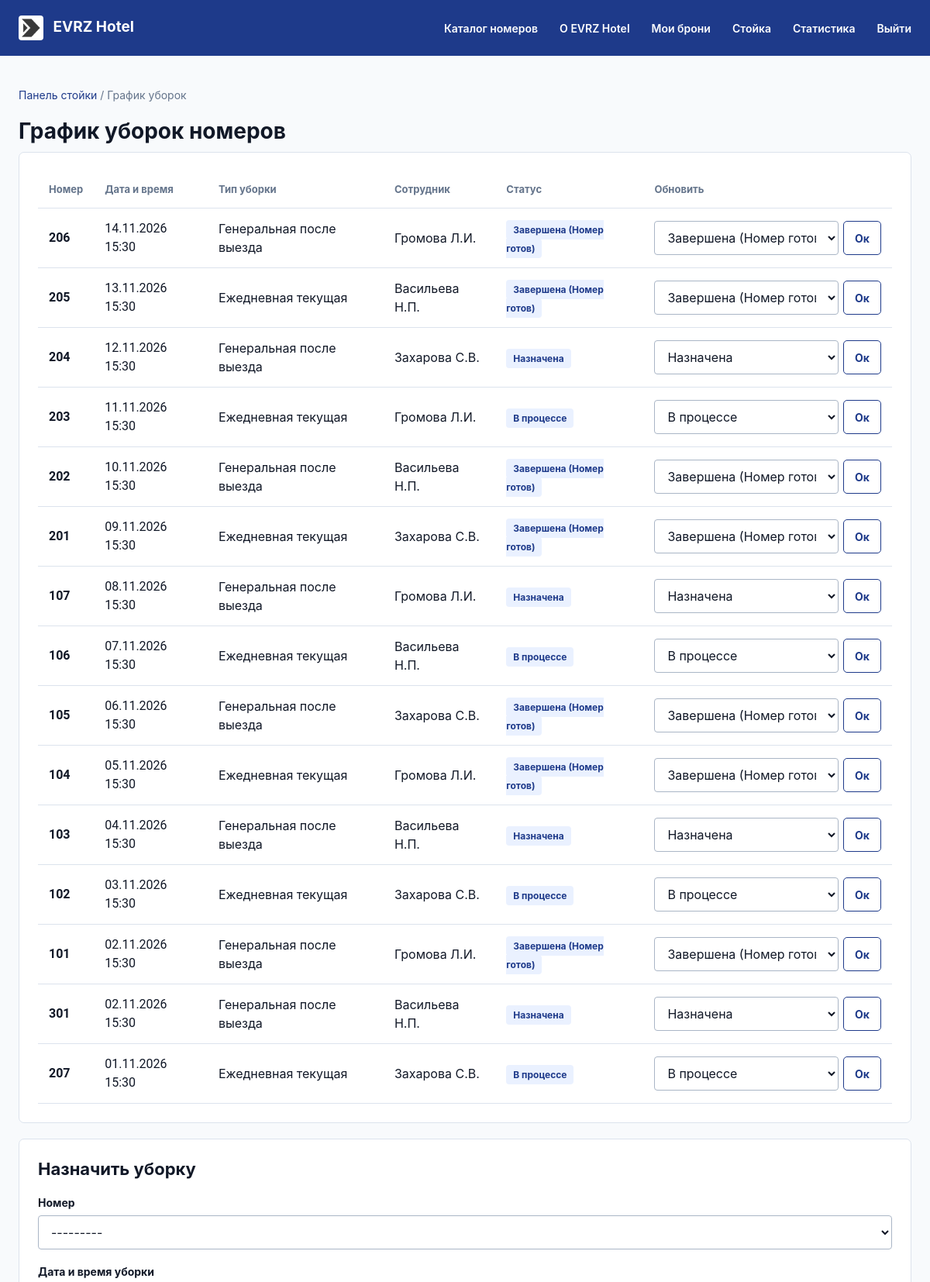
The app's page /staff/cleaning/ (signed in, upper part), older data.
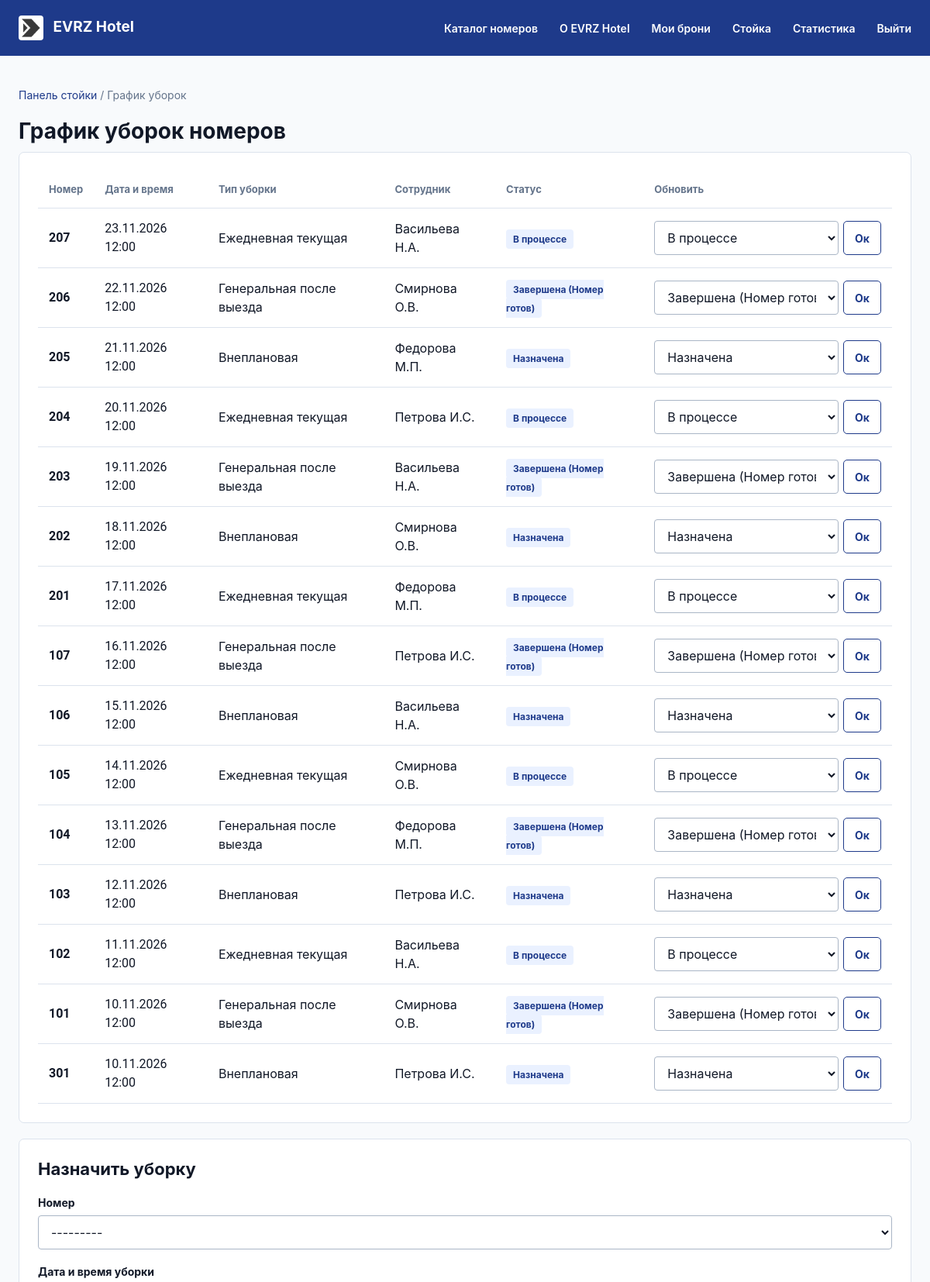
The same page, newer data.
### hotel/models.py (models this page shows, shortened)
class Cleaning(models.Model):
    TYPE_CHOICES = [
        ("checkout", "Генеральная после выезда"),
        ("daily", "Ежедневная текущая"),
        ("extra", "Внеплановая"),
    ]
    STATUS_CHOICES = [
        ("scheduled", "Назначена"),
        ("in_progress", "В процессе"),
        ("completed", "Завершена (Номер готов)"),
    ]
    room = models.ForeignKey(Room, on_delete=models.CASCADE, related_name='cleanings', verbose_name='Номер')
    scheduled_date = models.DateTimeField(verbose_name='Дата и время уборки')
    cleaning_type = models.CharField(max_length=20, choices=TYPE_CHOICES, default='checkout', verbose_name='Тип уборки')
    assigned_staff = models.CharField(max_length=120, verbose_name='ФИО горничной')
    status = models.CharField(max_length=20, choices=STATUS_CHOICES, default='scheduled', verbose_name='Статус уборки')
    notes = models.CharField(max_length=255, blank=True, verbose_name='Примечание по комнате')
    class Meta:
        verbose_name = "Уборка номера"
        verbose_name_plural = "График уборок"
        ordering = ["-scheduled_date"]

class Room(models.Model):
    room_number = models.CharField(max_length=10, unique=True, verbose_name='Номер комнаты')
    room_type = models.ForeignKey(RoomType, on_delete=models.PROTECT, related_name='rooms', verbose_name='Тип номера')
    floor = models.PositiveSmallIntegerField(
        default=1,
        validators=[MinValueValidator(1), MaxValueValidator(30)],
        verbose_name="Этаж"
    )
    amenities = models.ManyToManyField(
        Amenity,
        through="RoomAmenity",
        related_name="rooms",
        blank=True,
        verbose_name="Удобства в номере"
    )
    image = models.ImageField(upload_to='rooms_photos/', blank=True, null=True, verbose_name='Фотография номера')
    is_active = models.BooleanField(default=True, verbose_name='Доступен для бронирования')
    description = models.TextField(blank=True, verbose_name='Особенности номера')
    class Meta:
        verbose_name = "Номер"
        verbose_name_plural = "Номера"
        ordering = ["floor", "room_number"]
        constraints = [
            models.CheckConstraint(check=Q(floor__gte=1), name='room_floor_min_1'),
        ]
    def __str__(self):
        return f"Номер {self.room_number} ({self.room_type.name}, {self.floor} этаж)"

### hotel/views.py (the view, shortened to what this page needs)
# urls.py: path('staff/cleaning/', views.cleaning, name='cleaning'),
@reception_required
def cleaning(request):
    form = CleaningForm(request.POST or None)
    cleanings = Cleaning.objects.select_related('room')
    paginator = Paginator(cleanings, 20)
    page = paginator.get_page(request.GET.get('page'))
    context = {
        'page_obj': page,
        'form': form,
        'status_choices': Cleaning.STATUS_CHOICES,
        'pagination': build_pagination_context(request, page),
    }
    return TemplateResponse(request, 'cleaning.html', context)

### hotel/forms.py
class CleaningForm(forms.ModelForm):
    class Meta:
        model = Cleaning
        fields = ['room', 'scheduled_date', 'cleaning_type', 'assigned_staff', 'status', 'notes']
        widgets = {
            'scheduled_date': forms.DateTimeInput(attrs={'type': 'datetime-local'}),
        }

### hotel/views.py (called while the page is built, shortened)
def reception_required(view_func):
    @wraps(view_func)
    @login_required
    def _wrapped(request, *args, **kwargs):
        return view_func(request, *args, **kwargs)
    return _wrapped

def build_pagination_context(request, page):
    if page.paginator.num_pages <= 1:
        return None

### hotel/templates/cleaning.html (shortened to what this page needs)
{% extends 'base.html' %}
{% block content %}
  <p class="breadcrumbs"><a href="{% url 'staff_bookings' %}">Панель стойки</a> / График уборок</p>
  <h1>График уборок номеров</h1>
  <div class="panel table-wrap">
    <table>
      <thead>
        <tr>
          <th>Номер</th>
          <th>Дата и время</th>
          <th>Тип уборки</th>
          <th>Сотрудник</th>
          <th>Статус</th>
          <th>Обновить</th>
        </tr>
      </thead>
      <tbody>
        {% for item in page_obj %}
          <tr>
            <td class="num"><strong>{{ item.room.room_number }}</strong></td>
            <td class="num">{{ item.scheduled_date|date:'d.m.Y H:i' }}</td>
            <td>{{ item.get_cleaning_type_display }}</td>
            <td>{{ item.assigned_staff }}</td>
            <td>
              <span class="badge {% if item.status == 'completed' %}badge-success{% elif item.status == 'in_progress' %}badge-warning{% endif %}">
                {{ item.get_status_display }}
              </span>
            </td>
            <td>
              <form class="inline-form" method="post" action="{% url 'cleaning' %}">
                <select name="status" aria-label="Статус уборки {{ item.room.room_number }}" style="min-width: 150px; margin-right: 6px;">
                  {% for val, label in status_choices %}
                    <option value="{{ val }}" {% if item.status == val %}selected{% endif %}>{{ label }}</option>
                  {% endfor %}
                </select>
                <button class="small secondary" type="submit">Ок</button>
              </form>
            </td>
          </tr>
        {% empty %}
          <tr><td colspan="6">Задачи на уборку не назначены.</td></tr>
        {% endfor %}
      </tbody>
    </table>
  </div>
  <section class="panel">
    <h2>Назначить уборку</h2>
    <form method="post">
      <div class="form-grid-2">
        {% for field in form %}
          <div class="form-pole">
            <label for="{{ field.id_for_label }}">{{ field.label }}</label>
            {{ field }}
          </div>
        {% endfor %}
      </div>
    </form>
  </section>
{% endblock %}

Row changes from the older to the newer data that the page shows:
removed Cleaning: room.room_number "206", scheduled_date "14.11.2026 15:30", cleaning_type "Генеральная после выезда", assigned_staff "Громова Л.И.", status "Завершена (Номер готов)"
removed Cleaning: room.room_number "205", scheduled_date "13.11.2026 15:30", cleaning_type "Ежедневная текущая", assigned_staff "Васильева Н.П.", status "Завершена (Номер готов)"
removed Cleaning: room.room_number "204", scheduled_date "12.11.2026 15:30", cleaning_type "Генеральная после выезда", assigned_staff "Захарова С.В.", status "Назначена"
removed Cleaning: room.room_number "203", scheduled_date "11.11.2026 15:30", cleaning_type "Ежедневная текущая", assigned_staff "Громова Л.И.", status "В процессе"
removed Cleaning: room.room_number "202", scheduled_date "10.11.2026 15:30", cleaning_type "Генеральная после выезда", assigned_staff "Васильева Н.П.", status "Завершена (Номер готов)"
removed Cleaning: room.room_number "201", scheduled_date "09.11.2026 15:30", cleaning_type "Ежедневная текущая", assigned_staff "Захарова С.В.", status "Завершена (Номер готов)"
removed Cleaning: room.room_number "107", scheduled_date "08.11.2026 15:30", cleaning_type "Генеральная после выезда", assigned_staff "Громова Л.И.", status "Назначена"
removed Cleaning: room.room_number "106", scheduled_date "07.11.2026 15:30", cleaning_type "Ежедневная текущая", assigned_staff "Васильева Н.П.", status "В процессе"
removed Cleaning: room.room_number "105", scheduled_date "06.11.2026 15:30", cleaning_type "Генеральная после выезда", assigned_staff "Захарова С.В.", status "Завершена (Номер готов)"
removed Cleaning: room.room_number "104", scheduled_date "05.11.2026 15:30", cleaning_type "Ежедневная текущая", assigned_staff "Громова Л.И.", status "Завершена (Номер готов)"
removed Cleaning: room.room_number "103", scheduled_date "04.11.2026 15:30", cleaning_type "Генеральная после выезда", assigned_staff "Васильева Н.П.", status "Назначена"
removed Cleaning: room.room_number "102", scheduled_date "03.11.2026 15:30", cleaning_type "Ежедневная текущая", assigned_staff "Захарова С.В.", status "В процессе"
removed Cleaning: room.room_number "101", scheduled_date "02.11.2026 15:30", cleaning_type "Генеральная после выезда", assigned_staff "Громова Л.И.", status "Завершена (Номер готов)"
removed Cleaning: room.room_number "301", scheduled_date "02.11.2026 15:30", cleaning_type "Генеральная после выезда", assigned_staff "Васильева Н.П.", status "Назначена"
removed Cleaning: room.room_number "207", scheduled_date "01.11.2026 15:30", cleaning_type "Ежедневная текущая", assigned_staff "Захарова С.В.", status "В процессе"
added Cleaning: room.room_number "207", scheduled_date "23.11.2026 12:00", cleaning_type "Ежедневная текущая", assigned_staff "Васильева Н.А.", status "В процессе"
added Cleaning: room.room_number "206", scheduled_date "22.11.2026 12:00", cleaning_type "Генеральная после выезда", assigned_staff "Смирнова О.В.", status "Завершена (Номер готов)"
added Cleaning: room.room_number "205", scheduled_date "21.11.2026 12:00", cleaning_type "Внеплановая", assigned_staff "Федорова М.П.", status "Назначена"
added Cleaning: room.room_number "204", scheduled_date "20.11.2026 12:00", cleaning_type "Ежедневная текущая", assigned_staff "Петрова И.С.", status "В процессе"
added Cleaning: room.room_number "203", scheduled_date "19.11.2026 12:00", cleaning_type "Генеральная после выезда", assigned_staff "Васильева Н.А.", status "Завершена (Номер готов)"
added Cleaning: room.room_number "202", scheduled_date "18.11.2026 12:00", cleaning_type "Внеплановая", assigned_staff "Смирнова О.В.", status "Назначена"
added Cleaning: room.room_number "201", scheduled_date "17.11.2026 12:00", cleaning_type "Ежедневная текущая", assigned_staff "Федорова М.П.", status "В процессе"
added Cleaning: room.room_number "107", scheduled_date "16.11.2026 12:00", cleaning_type "Генеральная после выезда", assigned_staff "Петрова И.С.", status "Завершена (Номер готов)"
added Cleaning: room.room_number "106", scheduled_date "15.11.2026 12:00", cleaning_type "Внеплановая", assigned_staff "Васильева Н.А.", status "Назначена"
added Cleaning: room.room_number "105", scheduled_date "14.11.2026 12:00", cleaning_type "Ежедневная текущая", assigned_staff "Смирнова О.В.", status "В процессе"
added Cleaning: room.room_number "104", scheduled_date "13.11.2026 12:00", cleaning_type "Генеральная после выезда", assigned_staff "Федорова М.П.", status "Завершена (Номер готов)"
added Cleaning: room.room_number "103", scheduled_date "12.11.2026 12:00", cleaning_type "Внеплановая", assigned_staff "Петрова И.С.", status "Назначена"
added Cleaning: room.room_number "102", scheduled_date "11.11.2026 12:00", cleaning_type "Ежедневная текущая", assigned_staff "Васильева Н.А.", status "В процессе"
added Cleaning: room.room_number "101", scheduled_date "10.11.2026 12:00", cleaning_type "Генеральная после выезда", assigned_staff "Смирнова О.В.", status "Завершена (Номер готов)"
added Cleaning: room.room_number "301", scheduled_date "10.11.2026 12:00", cleaning_type "Внеплановая", assigned_staff "Петрова И.С.", status "Назначена"
